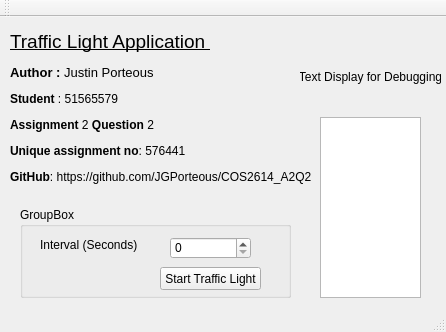
<?xml version="1.0" encoding="UTF-8"?>
<ui version="4.0">
 <class>MainWindow</class>
 <widget class="QMainWindow" name="MainWindow">
  <property name="geometry">
   <rect>
    <x>0</x>
    <y>0</y>
    <width>446</width>
    <height>332</height>
   </rect>
  </property>
  <property name="windowTitle">
   <string>MainWindow</string>
  </property>
  <widget class="QWidget" name="centralWidget">
   <widget class="QGraphicsView" name="gvTrafficLight">
    <property name="geometry">
     <rect>
      <x>320</x>
      <y>100</y>
      <width>101</width>
      <height>181</height>
     </rect>
    </property>
   </widget>
   <widget class="QLabel" name="lblTitleHeader">
    <property name="geometry">
     <rect>
      <x>10</x>
      <y>10</y>
      <width>311</width>
      <height>161</height>
     </rect>
    </property>
    <property name="text">
     <string>&lt;html&gt;&lt;head/&gt;&lt;body&gt;&lt;p&gt;&lt;span style=&quot; font-size:14pt; text-decoration: underline;&quot;&gt;Traffic Light Application &lt;/span&gt;&lt;/p&gt;&lt;p&gt;&lt;span style=&quot; font-size:10pt; font-weight:600;&quot;&gt;Author : &lt;/span&gt;&lt;span style=&quot; font-size:10pt;&quot;&gt;Justin Porteous&lt;/span&gt;&lt;/p&gt;&lt;p&gt;&lt;span style=&quot; font-weight:600;&quot;&gt;Student&lt;/span&gt; : 51565579&lt;/p&gt;&lt;p&gt;&lt;span style=&quot; font-weight:600;&quot;&gt;Assignment&lt;/span&gt; 2 &lt;span style=&quot; font-weight:600;&quot;&gt;Question&lt;/span&gt; 2&lt;/p&gt;&lt;p&gt;&lt;span style=&quot; font-weight:600;&quot;&gt;Unique assignment no&lt;/span&gt;: 576441&lt;/p&gt;&lt;p&gt;&lt;span style=&quot; font-weight:600;&quot;&gt;GitHub&lt;/span&gt;: https://github.com/JGPorteous/COS2614_A2Q2&lt;/p&gt;&lt;/body&gt;&lt;/html&gt;</string>
    </property>
   </widget>
   <widget class="QGroupBox" name="gbSettings">
    <property name="geometry">
     <rect>
      <x>20</x>
      <y>190</y>
      <width>271</width>
      <height>91</height>
     </rect>
    </property>
    <property name="title">
     <string>GroupBox</string>
    </property>
    <widget class="QLabel" name="lblInterval">
     <property name="geometry">
      <rect>
       <x>20</x>
       <y>30</y>
       <width>111</width>
       <height>16</height>
      </rect>
     </property>
     <property name="text">
      <string>Interval (Seconds)</string>
     </property>
    </widget>
    <widget class="QSpinBox" name="sbInterval">
     <property name="geometry">
      <rect>
       <x>150</x>
       <y>30</y>
       <width>81</width>
       <height>22</height>
      </rect>
     </property>
    </widget>
    <widget class="QPushButton" name="pbStartStop">
     <property name="geometry">
      <rect>
       <x>140</x>
       <y>60</y>
       <width>101</width>
       <height>23</height>
      </rect>
     </property>
     <property name="text">
      <string>Start Traffic Light</string>
     </property>
    </widget>
   </widget>
   <widget class="QLabel" name="lblCheckLight">
    <property name="geometry">
     <rect>
      <x>300</x>
      <y>50</y>
      <width>141</width>
      <height>20</height>
     </rect>
    </property>
    <property name="text">
     <string>Text Display for Debugging</string>
    </property>
    <property name="alignment">
     <set>Qt::AlignCenter</set>
    </property>
   </widget>
  </widget>
  <widget class="QToolBar" name="mainToolBar">
   <attribute name="toolBarArea">
    <enum>TopToolBarArea</enum>
   </attribute>
   <attribute name="toolBarBreak">
    <bool>false</bool>
   </attribute>
  </widget>
  <widget class="QStatusBar" name="statusBar"/>
 </widget>
 <layoutdefault spacing="6" margin="11"/>
 <resources/>
 <connections/>
</ui>
